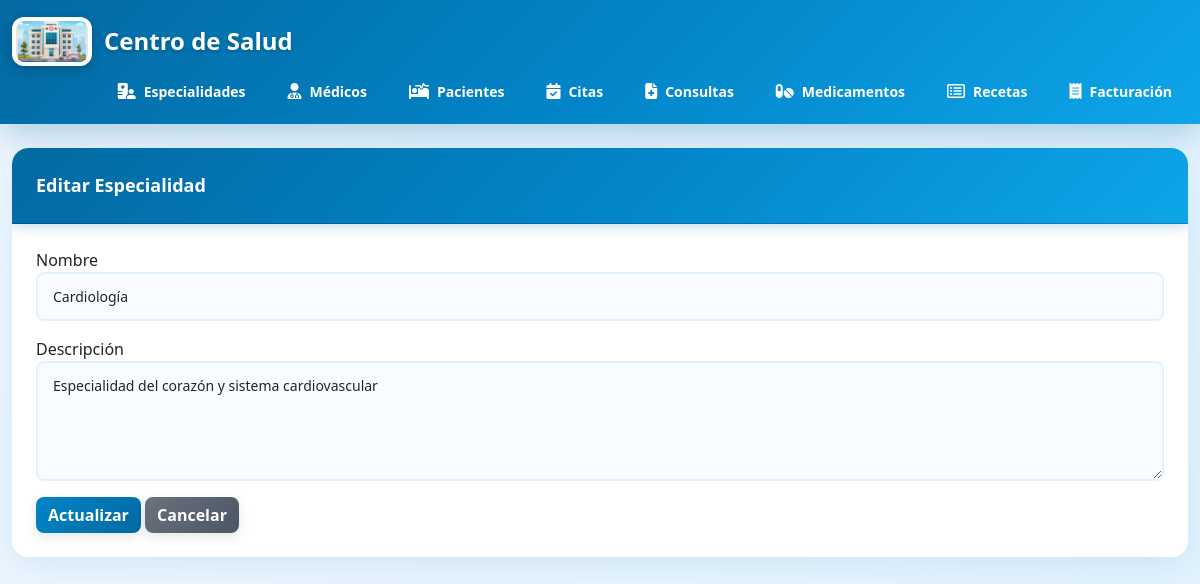
The page /especialidades/edit.php?id=1 on the database its author committed.
### tables this page shows
CREATE TABLE especialidades (
  id_especialidad int auto_increment primary key,
  nombre varchar(100) not null unique,
  descripcion text
);

### especialidades/edit.php (the view, shortened to what this page needs)
<?php
require_once '../config/database.php';
require_once '../includes/header.php';
$id = $_GET['id'];
$stmt = $pdo->prepare("SELECT * FROM especialidades WHERE id_especialidad = :id");
$stmt->execute([':id' => $id]);
$especialidad = $stmt->fetch(PDO::FETCH_ASSOC);
?>
<div class="card">
    <div class="card-header">Editar Especialidad</div>
    <div class="card-body">
        <form action="update.php" method="POST">
            <div class="mb-3">
                <label>Nombre</label>
                <input type="text" name="nombre" class="form-control" value="<?= $especialidad['nombre'] ?>" required>
            </div>
            <div class="mb-3">
                <label>Descripción</label>
                <textarea name="descripcion" class="form-control" rows="3"><?= $especialidad['descripcion'] ?></textarea>
            </div>
            <button type="submit" class="btn btn-warning">Actualizar</button>
            <a href="index.php" class="btn btn-secondary">Cancelar</a>
        </form>
    </div>
</div>
<?php require_once '../includes/footer.php'; ?>

### public/css/style.css (style rules this page uses)
* { margin: 0; padding: 0; box-sizing: border-box; }
body { background: linear-gradient(135deg, #f0f7ff 0%, #e0f2fe 100%); font-family: 'Segoe UI', Tahoma, Geneva, Verdana, sans-serif; min-height: 100vh; }
.card { border: none !important; border-radius: 16px; box-shadow: 0 8px 32px rgba(3, 105, 161, 0.1); margin-bottom: 30px; overflow: hidden; background: white; }
.card-header { background: linear-gradient(135deg, #0369A1 0%, #0284C7 50%, #0EA5E9 100%) !important; color: white !important; border-radius: 16px 16px 0 0 !important; padding: 24px !important; font-weight: 600; font-size: 18px; box-shadow: 0 4px 12px rgba(3, 105, 161, 0.2); }
.card-body { padding: 24px; }
.btn { border-radius: 8px; font-weight: 600; transition: all 0.3s ease; box-shadow: 0 4px 12px rgba(0, 0, 0, 0.1); }
.btn-warning { background: linear-gradient(135deg, #0284C7 0%, #0369A1 100%) !important; border: none !important; color: white !important; }
.btn-secondary { background: linear-gradient(135deg, #6b7280 0%, #4b5563 100%) !important; border: none !important; color: white !important; }
.form-control { border-radius: 8px; border: 2px solid #E0F2FE !important; padding: 12px 15px; font-size: 14px; transition: all 0.3s ease; background-color: #F8FBFF; }
textarea.form-control { resize: vertical; min-height: 120px; }
.mb-3 { margin-bottom: 20px; }

### rows shown on the page
especialidades: nombre "Cardiología", descripcion "Especialidad del corazón y sistema cardiovascular"
